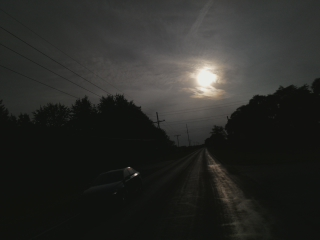
#> input picture hdr_still/stills/08_26_17__22_21_25/cap_iso100_ss_1.jpg, 320 x 240 px
$ python spectral.py stills/08_26_17__22_21_25/cap_iso100_ss_1.jpg out.png   (Python 2 division)
#> lines starting #> are read from the running program, lines starting #| are printed output that depends on the picture
import numpy as np
import cv2
import sys
from matplotlib import pyplot as plt


in_img = sys.argv[1]
save_plot_name = sys.argv[2]

img_color = cv2.imread(in_img)
#> img_color is the input picture: shape (240, 320, 3); mean B, G, R 39.4, 42.4, 42
img = cv2.imread(in_img, 0)
#> img: shape (240, 320); min 15, max 235, mean 42
f = np.fft.fft2(img)
fshift = np.fft.fftshift(f)


rows, cols = img.shape
#> rows = 240; cols = 320
crow,ccol = rows/2 , cols/2
#> crow = 120; ccol = 160
fshift[crow-30:crow+30, ccol-30:ccol+30] = 0
f_ishift = np.fft.ifftshift(fshift)
img_back = np.fft.ifft2(f_ishift)
img_back = np.abs(img_back)
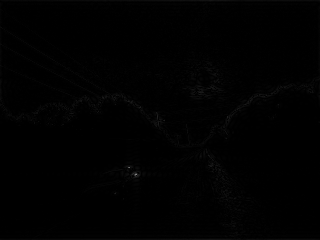
#> img_back: shape (240, 320) float64; min 0.00264, max 134.7, mean 1.5

plt.figure(figsize=(10,5))
plt.subplot(121),plt.imshow(img_color)
plt.title('Input Image'), plt.xticks([]), plt.yticks([])
plt.subplot(122),plt.imshow(img_back, cmap = 'jet')
plt.title('Image after HPF'), plt.xticks([]), plt.yticks([])

plt.savefig(save_plot_name)
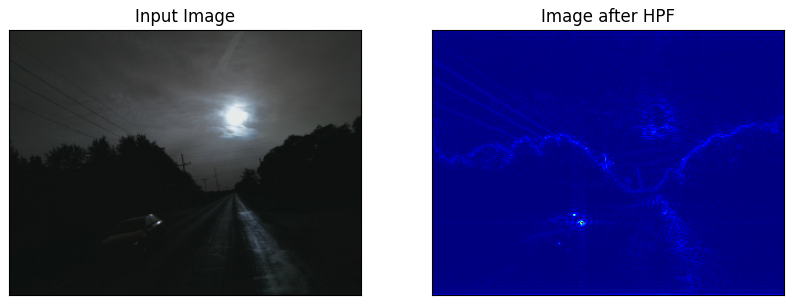
#> figure drawn by matplotlib, 2 panels; B, G, R data is drawn as R, G, B
plt.show()

$ run again, on hdr_still/stills/08_26_17__22_21_25/cap_iso200_ss_2000.jpg
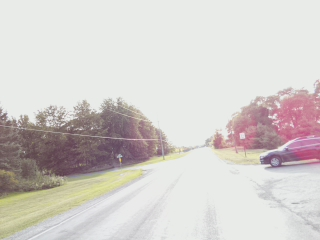
#> input picture hdr_still/stills/08_26_17__22_21_25/cap_iso200_ss_2000.jpg, 320 x 240 px
#> img_color is the input picture: shape (240, 320, 3); mean B, G, R 203.9, 206.9, 211.7
#> `img_back = np.abs(img_back)`:
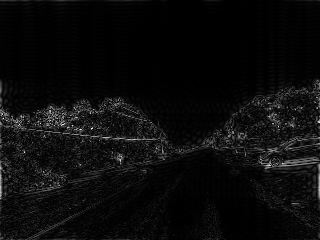
#> img_back: shape (240, 320) float64; min 0.00331, max 77.15, mean 3.6; drawn with min black and max white
#> `plt.savefig(save_plot_name)`:
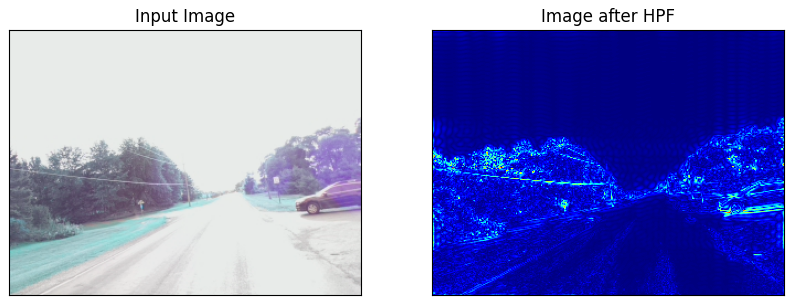
#> figure drawn by matplotlib, 2 panels; B, G, R data is drawn as R, G, B

$ run again, on hdr_still/stills/08_26_17__22_21_25/cap_iso400_ss_15000.jpg
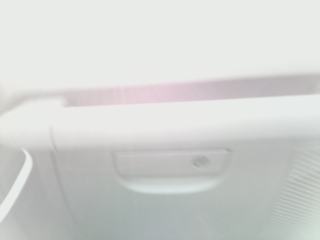
#> input picture hdr_still/stills/08_26_17__22_21_25/cap_iso400_ss_15000.jpg, 320 x 240 px
#> img_color is the input picture: shape (240, 320, 3); mean B, G, R 209.7, 211.9, 210.1
#> `img_back = np.abs(img_back)`:
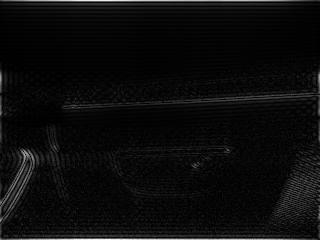
#> img_back: shape (240, 320) float64; min 0.00597, max 28.29, mean 1.4; drawn with min black and max white
#> `plt.savefig(save_plot_name)`:
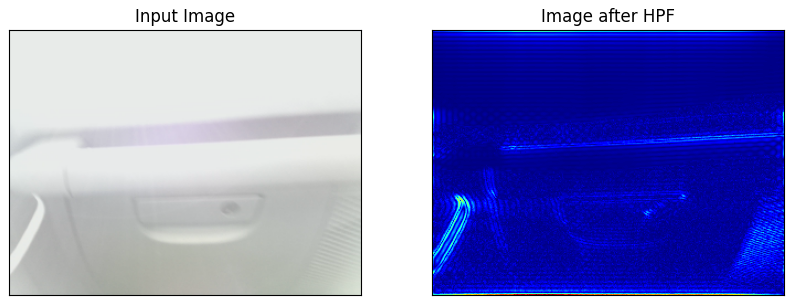
#> figure drawn by matplotlib, 2 panels; B, G, R data is drawn as R, G, B
